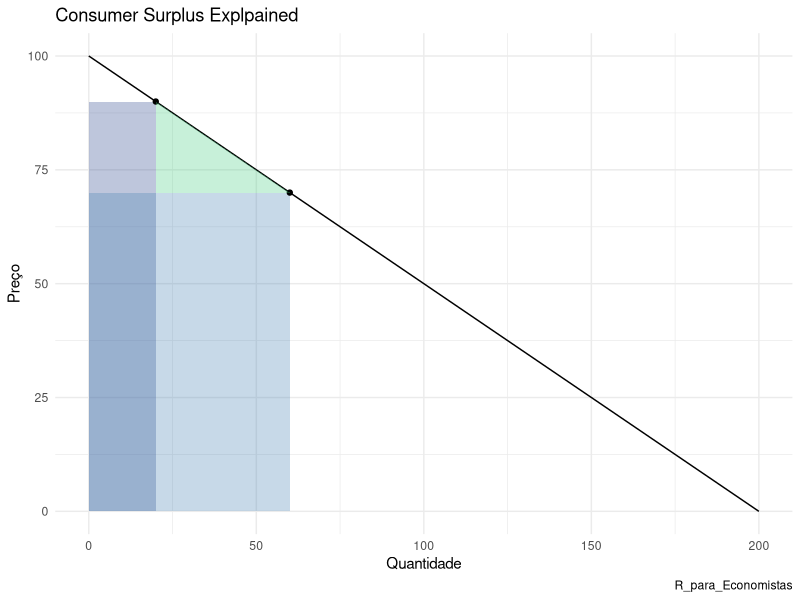

This figure's R source:
library(tidyverse)

cl = 200; ca = -2
# Função Demanda e Função Preço
D <- function(p){
  demand = cl + ca * p
  return(demand)
}
P <- function(d){
  price = (d - cl) / ca
  return(price)
}

# Pontos em que a curva Demanda cruza os eixos x e y 
D(10); P(D(10))
D(0); P(D(0))


p1 = 90; p2 = 70
df <- data.frame(
  y = c(P(0), 0, p1, p1, 0, p2, p2, 0, min(p1, p2)),
  x = c(0, D(0), D(p1), 0, D(p1), D(p2), 0, D(p2), min(D(p1), D(p2))),
  leg = c("preço_max", "preço_min", "input1", "lin_hor1", "lin_ver1", "input2", "lin_hor2", "lin_ver2", "mid_pt")
); df

triang <- data.frame(
  y = c(df$y[3], df$y[6], df$y[9]),
  x = c(df$x[3], df$x[6], df$x[9])
); triang

ggplot()+
  
  geom_segment(aes(x = df$x[1], y = df$y[1], xend = df$x[2], yend = df$y[2]))+ # Curva Demanda
  
  # geom_segment(aes(x = df$x[3], y = df$y[3]), xend = df$x[4], yend = df$y[4], size = 1, linetype=2) + # Linha horizontal
  # geom_segment(aes(x = df$x[3], y = df$y[3]), xend = df$x[5], yend = df$y[5], size = 1, linetype=2) + # Linha vertical
  geom_rect(aes(xmin = 0, ymin = 0, xmax = df$x[5], ymax = df$y[4]), alpha = 0.3, fill = "royalblue4") + # Quadrado principal
  
  # geom_segment(aes(x = df$x[6], y = df$y[6]), xend = df$x[7], yend = df$y[7], size = 1, linetype=2) + # Linha horizontal
  # geom_segment(aes(x = df$x[6], y = df$y[6]), xend = df$x[8], yend = df$y[8], size = 1, linetype=2) + # Linha vertical
  geom_rect(aes(xmin = 0, ymin = 0, xmax = df$x[8], ymax = df$y[7]), alpha = 0.3, fill = "steelblue") + # Quadrado principal
  
  geom_point(aes(x = df$x[3], y = df$y[3]))+
  geom_point(aes(x = df$x[6], y = df$y[6]))+
  
  # geom_polygon(aes(x = c(df$x[c(3, 6)], 0), y = c(df$y[c(3, 6)], 0))) +
  geom_polygon(aes(x = triang$x, y = triang$y), fill = "seagreen3", alpha = 0.3) +
  
  labs(
    title = "Consumer Surplus Explpained", 
    caption = "R_para_Economistas", 
    x = "Quantidade", 
    y= "Preço"
  ) +
  theme_minimal()
colours()

